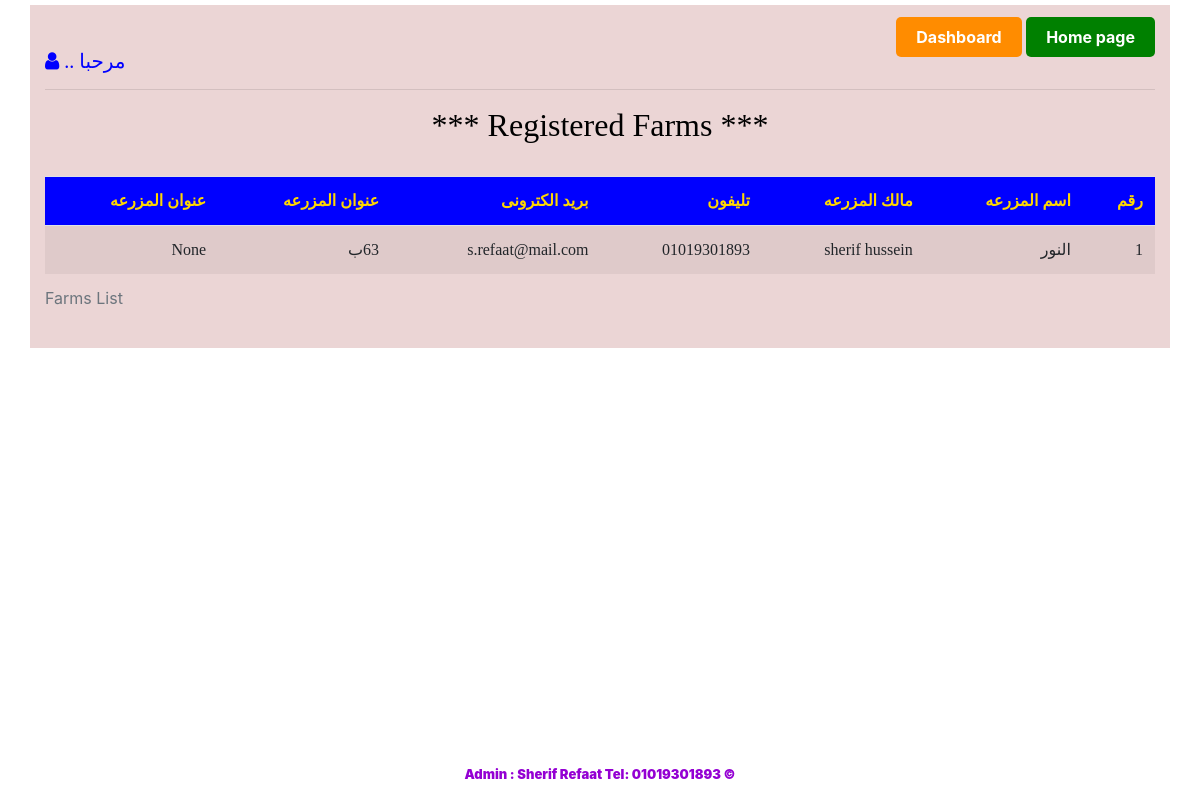
Screenshot of /farm_list_admin with the database file from the repository.
### models.py (models this page shows, shortened)
class Farms(db.Model):
  id = db.Column(db.Integer, primary_key = True)
  name = db.Column(db.String(100))
  user_id = db.Column(db.Integer, db.ForeignKey('users.id'))
  phone = db.Column(db.String(20))
  email = db.Column(db.String(50))
  address1 = db.Column(db.String(100))
  address2 = db.Column(db.String(100))
  products = db.relationship('Products', backref='farm', lazy='dynamic')

class Users(UserMixin, db.Model):
    id = db.Column(db.Integer, primary_key=True)
    name  = db.Column(db.String(100), nullable=False)
    phone = db.Column(db.String(20))
    email = db.Column(db.String(120), unique=True, nullable=False)
    role = db.Column(db.String(20), nullable=False)  # 'customer' or 'owner'
    password_hash = db.Column(db.String(100), nullable=False)

### app.py (the view)
@app.route('/farm_list_admin') #original fun
def farm_list_admin():
    farms = db.session.query(Farms, Users) \
        .join(Users) \
        .filter(Users.role=='owner')\
        .all()
    return render_template('farm_list.html', farms = farms)

### templates/farm_list.html (shortened to what this page needs)
<!DOCTYPE html>
<html  lang="en"    die="rtl">
<html>
<head>
</head>
<body dir="rtl">
    {% extends "index.html" %}
    {% block content%}
    <div class="container">
        <a href="{{url_for('dashboard')}}" class="DB-button">Dashboard</a>
        <a href="home" class="home-button">Home page</a>
        <h5>مرحبا ..{{ current_user.name }} <i class="fa fa-user"></i></h5>
        <hr>
        <h2> *** Registered Farms *** </h2>
        <table class="table table-striped">
            <caption>Farms List</caption>
                <strong>
                <thead>
                    <td>رقم</th>
                    <td>اسم المزرعه</th>
                    <td>مالك المزرعه</th>
                    <td>تليفون </th>
                    <td>بريد الكترونى </th>
                    <td>عنوان المزرعه</th>
                    <td>عنوان المزرعه</th>
                </thead>
                <tbody>
                <strong>
                {% for farm, user in farms %}
                <tr>
                    <td>{{ farm.id }}</td>
                    <td>{{ farm.name }}</td>
                    <td>{{ user.name }}</td>
                    <td>{{ farm.phone }}</td>
                    <td>{{ farm.email }}</td>
                    <td>{{ farm.address1 }}</td>
                    <td>{{ farm.address2 }}</td>
                </tr>
                {% endfor %}
                <br>
            </tbody>
        </table>
    </div>
        <footer class="footer">
        <strong>&copy; Admin : Sherif Refaat  Tel: 01019301893</strong>
    </footer>
{% endblock %}

### static/styles.css (style rules this page uses)
.home-button { background-color: green; color: white; padding: 10px 20px; text-decoration: none; border: none; border-radius: 5px; font-weight: bold; }
.DB-button { background-color:darkorange ; color: white; padding: 10px 20px; text-decoration: none; border: none; border-radius: 5px; font-weight: bold; }
h4, h5 { font-family: thabit; text-align: left; }
h2 { font-size: larger; color: black; font-family: 'thabit'; text-align: center; }
td, th { text-align: right; font-size: medium ; font-family: 'thabit'; }
thead { color:gold; background-color: blue; font-size: 14px; font-weight:bolder; text-align:right; }
.container { background-color: rgb(53, 50, 50); color:blue; margin-top:5px ; margin-bottom:10px ; text-align: right; padding-top: 10px; padding-left: 20px; padding-bottom: 10px; }
.footer { > font-size: small; text-align: center; color: darkviolet; position:fixed ; bottom: 5px; width: 100%; height: 30px; }
.container { padding-top: 20px; width:100%; align-items: end; background-color:rgb(235, 213, 213); }

### templates/index.html (style rules this page uses)
.footer { font-size: small; text-align: center; color: darkviolet; position:fixed ; bottom: 5px; width: 100%; height: 30px; }

### rows the page displays
Farms: id "1", name "النور", name "sherif hussein", phone "01019301893", email "s.refaat@mail.com", address1 "63ب", address2 "None"
